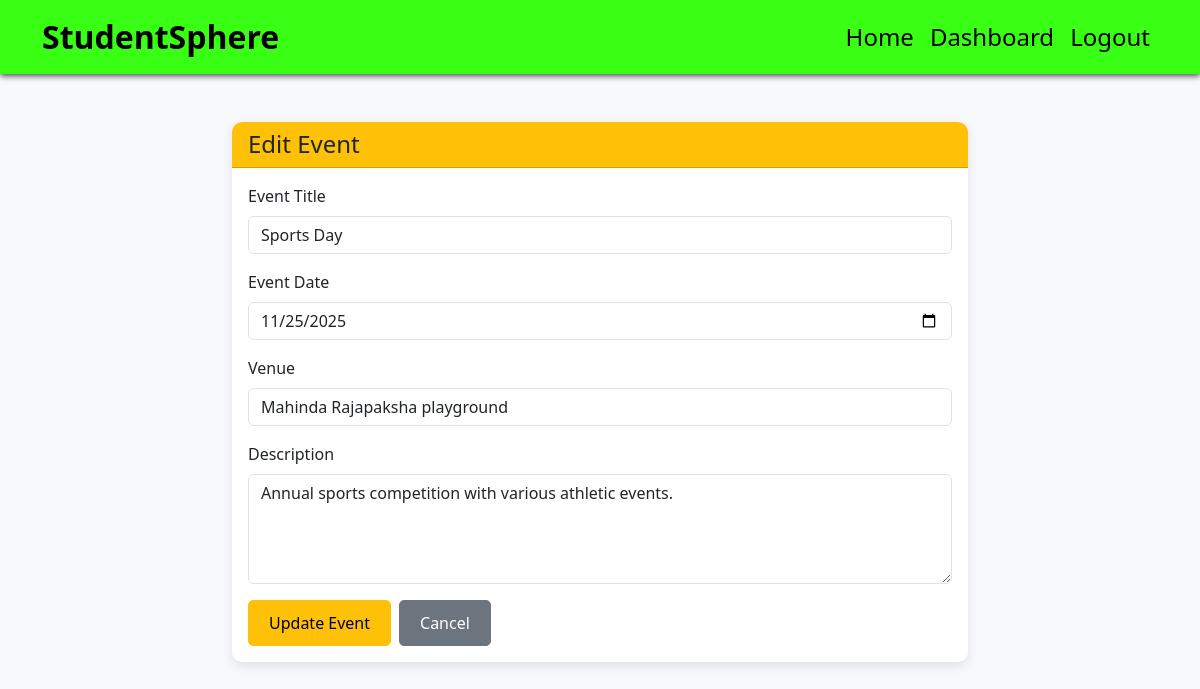
/admin/edit_event.php?id=4 (signed in), run on the app's committed database.
### tables this page shows
CREATE TABLE IF NOT EXISTS events (
    event_id INT AUTO_INCREMENT PRIMARY KEY,
    title VARCHAR(150) NOT NULL,
    date DATE NOT NULL,
    venue VARCHAR(150) NOT NULL,
    description TEXT,
    organizer VARCHAR(100) NOT NULL,
    created_at TIMESTAMP DEFAULT CURRENT_TIMESTAMP
);

### admin/edit_event.php (the view, shortened to what this page needs)
<?php
require_once '../php/db_connect.php';
$event_id = isset($_GET['id']) ? intval($_GET['id']) : 0;
$stmt = $pdo->prepare("SELECT * FROM events WHERE event_id = ?");
$stmt->execute([$event_id]);
$event = $stmt->fetch();
?>
<!DOCTYPE html>
<html lang="en">
<head>
    <link href="https://cdn.jsdelivr.net/npm/bootstrap@5.3.0/dist/css/bootstrap.min.css" rel="stylesheet">
    <link href="../css/styles.css" rel="stylesheet">
</head>
<body>
    <nav class="navbar navbar-expand-lg navbar-dark bg-primary">
        <div class="container">
            <a class="navbar-brand" href="../index.php">StudentSphere</a>
            <div class="collapse navbar-collapse" id="navbarNav">
                <ul class="navbar-nav ms-auto">
                    <li class="nav-item">
                        <a class="nav-link" href="../index.php">Home</a>
                    </li>
                    <li class="nav-item">
                        <a class="nav-link" href="dashboard.php">Dashboard</a>
                    </li>
                    <li class="nav-item">
                        <a class="nav-link" href="../php/logout_user.php">Logout</a>
                    </li>
                </ul>
            </div>
        </div>
    </nav>
    <div class="container my-5">
        <div class="row justify-content-center">
            <div class="col-md-8">
                <div class="card shadow">
                    <div class="card-header bg-warning">
                        <h4 class="mb-0">Edit Event</h4>
                    </div>
                    <div class="card-body">
                        <form action="edit_event.php?id=<?php echo $event_id; ?>" method="POST">
                            <div class="mb-3">
                                <label for="title" class="form-label">Event Title</label>
                                <input type="text" class="form-control" id="title" name="title" value="<?php echo htmlspecialchars($event['title']); ?>" required>
                            </div>
                            <div class="mb-3">
                                <label for="date" class="form-label">Event Date</label>
                                <input type="date" class="form-control" id="date" name="date" value="<?php echo $event['date']; ?>" required>
                            </div>
                            <div class="mb-3">
				<label for="venue" class="form-label">Venue</label>
                                <input type="text" class="form-control" id="venue" name="venue" value="<?php echo htmlspecialchars($event['venue']); ?>" required>
                            </div>
                            <div class="mb-3">
                                <label for="description" class="form-label">Description</label>
                                <textarea class="form-control" id="description" name="description" rows="4"><?php echo htmlspecialchars($event['description']); ?></textarea>
                            </div>
                            <div class="d-flex gap-2">
                                <button type="submit" class="btn btn-warning">Update Event</button>
                                <a href="dashboard.php" class="btn btn-secondary">Cancel</a>
                            </div>
                        </form>
                    </div>
                </div>
            </div>
        </div>
    </div>
</body>
</html>

### css/styles.css (style rules this page uses)
:root { --primary-color: #39ff14; --primary-green: #39ff14; --primary-aqua: #00ff7f; --dark-green: #00c200; --dark-aqua: #00b36b; --light-green: #eafff0; --light-aqua: #f2fff6; --gradient-start: #39ff14; --gradient-end: #00ff7f; }
body { font-family: 'Segoe UI', Tahoma, Geneva, Verdana, sans-serif; background-color: #f8f9fc; min-height: 100vh; display: flex; flex-direction: column; }
.card { border: none; border-radius: 10px; }
.card-header { border-radius: 10px 10px 0 0 !important; }
.btn { border-radius: 5px; padding: 10px 20px; font-weight: 500; transition: all 0.3s ease; }
.navbar { background-color: var(--primary-color) !important; box-shadow: 0 2px 6px rgba(0,0,0,0.7); }
.navbar-brand { font-weight: 600; font-size: 2rem; color: black; }
.navbar .nav-link { color: black !important; font-weight: 500; font-size: 1.5rem; }
.shadow { box-shadow: 0 4px 12px rgba(0,0,0,0.1) !important; }
.card, .alert { animation: fadeIn 0.5s ease; }

### data on the page
events: title "Sports Day", date "11/25/2025", venue "Mahinda Rajapaksha playground", description "Annual sports competition with various athletic events."
